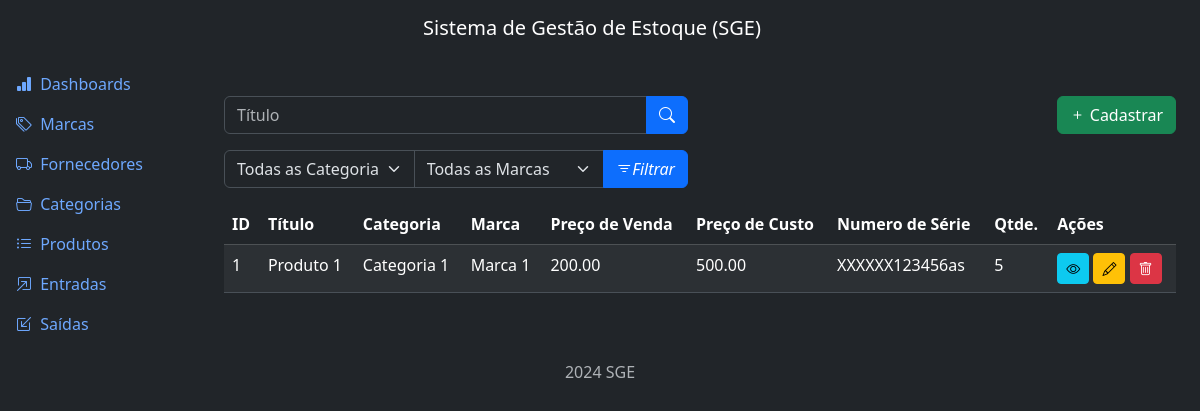
Screenshot of /products/list/ with the database file from the repository.
### products/models.py (models this page shows, shortened)
class Product(models.Model):
    title = models.CharField(max_length=500)
    category = models.ForeignKey(
        Category, on_delete=models.PROTECT, related_name='products')
    brand = models.ForeignKey(
        Brand, on_delete=models.PROTECT, related_name='products')
    description = models.TextField(null=True, blank=True)
    serie_number = models.CharField(max_length=200, null=True, blank=True)
    cost_price = models.DecimalField(max_digits=20, decimal_places=2)
    selling_price = models.DecimalField(max_digits=20, decimal_places=2)
    quantity = models.IntegerField(default=0)
    created_at = models.DateTimeField(auto_now_add=True)
    updated_at = models.DateTimeField(auto_now=True)
    class Meta:
        ordering = ['title']

### categories/models.py (models this page shows)
class Category(models.Model):
    name = models.CharField(max_length=500)
    description = models.TextField(null=True, blank=True)
    created_at = models.DateTimeField(auto_now_add=True)
    updated_at = models.DateTimeField(auto_now=True)
    class Meta:
        ordering = ['name']
    def __str__(self):
        return self.name

### brands/models.py (models this page shows)
class Brand(models.Model):
    name = models.CharField(max_length=500)
    description = models.TextField(null=True, blank=True)
    created_at = models.DateTimeField(auto_now_add=True)
    updated_at = models.DateTimeField(auto_now=True)
    class Meta:
        ordering = ['name']
    def __str__(self):
        return self.name

### products/views.py (the view)
# urls.py: path('list/', views.ProductListView.as_view(), name='list'),
class ProductListView(ListView):
    model = Product
    template_name = 'product_list.html'
    context_object_name = 'products'
    paginate_by = 5
    def get_queryset(self):
        qs = super().get_queryset()
        title = self.request.GET.get('title')
        if title:
            qs = qs.filter(name__icontains=title)
        return qs
    def get_context_data(self, **kwargs):
        context = super().get_context_data(**kwargs)
        context['categories'] = Category.objects.all()
        context['brands'] = Brand.objects.all()
        return context

### products/templates/product_list.html (shortened to what this page needs)
{% extends "base.html" %}
{% block content %}
  <div class="row mb-3">
    <div class="col-md-6">
      <form method="GET" action="{% url "product:list" %}">
        <div class="input-group">
          <input type="text" class="form-control" name="title" placeholder="Título" value="{{request.GET.title}}">
          <button type="submit" class="btn btn-primary">
            <i class="bi bi-search"></i>
          </button>
        </div>
      </form>
    </div>
    <div class="col-md-6">
      <a href="{% url "product:create" %}" class="btn btn-success float-end" >
        <i class="bi bi-plus"></i>
        Cadastrar
      </a>
    </div>
  </div>
  <div class="row mb-3">
    <div class="col-md-6">
      <form method="GET" action="{% url "product:list" %}">
        <div class="input-group">
          <select class="form-select" name="category">
            <option value="" {% if not request.GET.category %} selected {% endif %}>Todas as Categorias</option>
          </select>
          <select class="form-select" name="brand">
            <option value="" {% if not request.GET.brand %} selected {% endif %}>Todas as Marcas</option>
          </select>
          <button type="submit" class="btn btn-primary"><i class="bi bi-filter">Filtrar</i></button>
        </div>
      </form>
    </div>
  </div>
  <div class="table-responsive">
    <table class="table table-striped table-border">
      <thead class="table-dark">
        <tr>
          <th>ID</th>
          <th>Título</th>
          <th>Categoria</th>
          <th>Marca</th>
          <th>Preço de Venda</th>
          <th>Preço de Custo</th>
          <th>Numero de Série</th>
          <th>Qtde.</th>
          <th>Ações</th>
        </tr>
      </thead>
      <tbody>
        {% for product in products %}
          <tr>
            <td>{{ product.id }}</td>
            <td>{{ product.title }}</td>
            <td>{{ product.category }}</td>
            <td>{{ product.brand }}</td>
            <td>{{ product.selling_price }}</td>
            <td>{{ product.cost_price}}</td>
            <td>{{ product.serie_number}}</td>
            <td>{{ product.quantity}}</td>
            <td>
              <a href="{% url "product:detail" product.id %}" class="btn btn-info btn-sm"><i class="bi bi-eye"></i></a>
              <a href="{% url "product:update" product.id %}" class="btn btn-warning btn-sm"><i class="bi bi-pencil"></i></a>
              <a href="{% url "product:delete" product.id %}" class="btn btn-danger btn-sm"><i class="bi bi-trash"></i></a>
            </td>
          </tr>
        {% endfor %}
      </tbody>
    </table>
  </div>
{% endblock content %}

### rows the page displays
Product: id "1", title "Produto 1", category "Categoria 1", brand "Marca 1", selling_price "200.00", cost_price "500.00", serie_number "XXXXXX123456as", quantity "5"
